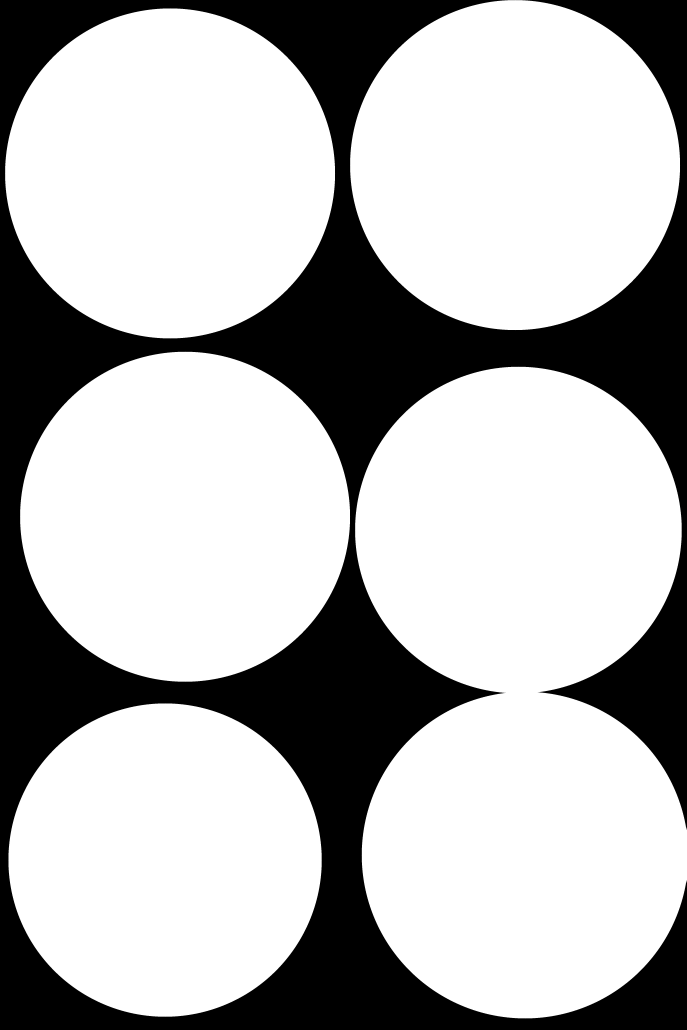
#> input picture mask.jpeg, 4119 x 6180 px (shown at 1/6 size)
$ python -i individual_cut.py   (imports and definitions only)
#> lines starting #> are read from the running program, lines starting #| are printed output that depends on the picture; after the words box and inside, x2 and y2 are one past the last pixel; in counts of white or black regions, pixels touching at a corner belong together
#> further down, picture is the input picture: shape (6180, 4119, 3); min 0, max 255, mean 180.8
import os
import cv2
import numpy as np

base_path = os.path.abspath(os.path.join(os.path.dirname(__file__), '..'))
data_folder_path = 'D:\\gitRepos\\Image-Processing\\Data\\Testset'
output_folder = os.path.join(base_path, 'Data', 'Output', 'DataCutTest')

# [9 lines left out: function apply_circular_mask, not called in this run]

def cut_to_boundingbox(image):
    """Cut the image to the bounding box of the circle."""
    gray = cv2.cvtColor(image, cv2.COLOR_BGR2GRAY)
    _, thresh = cv2.threshold(gray, 1, 255, cv2.THRESH_BINARY)
#> thresh: shape (6180, 4119); 71% white; 8 black regions (6 under 20 px), largest, box (x1, y1, x2, y2) and area: (0, 0, 4119, 6180) 7382093, (3091, 0, 3128, 1) 37
    x, y, w, h = cv2.boundingRect(thresh)
#> x = 24; y = 0; w = 4095; h = 6112
    image = image[y:y+h, x:x+w]
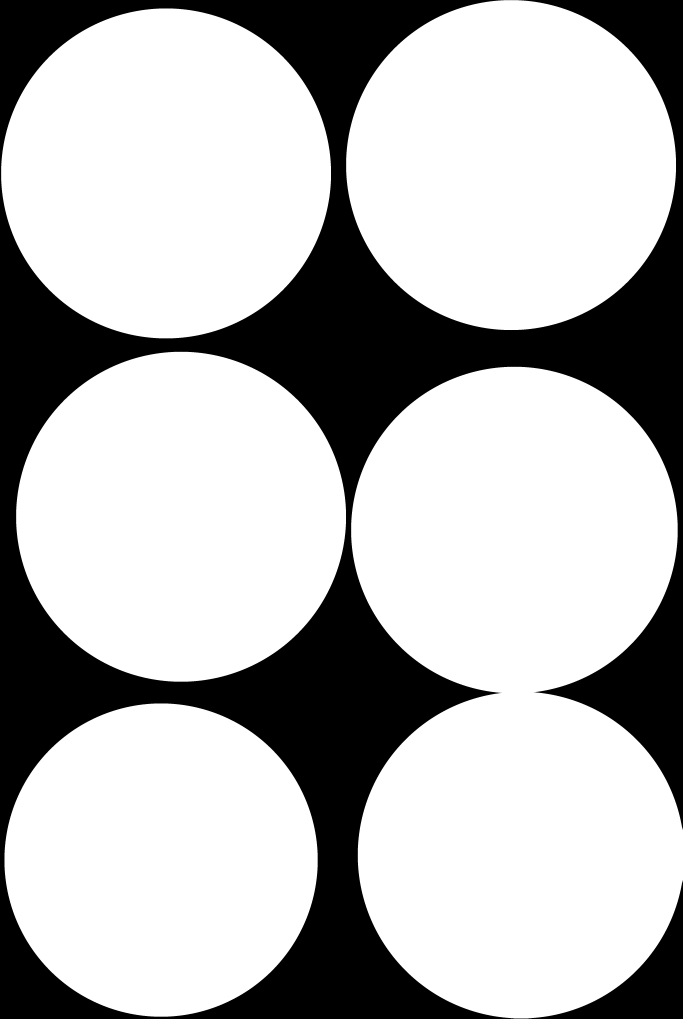
#> image: shape (6112, 4095, 3) (shown at 1/6 size); min 0, max 255, mean 183.8
    return image

# [53 lines left out: functions extract_and_save_petri_dishes, main, not called in this run]

# Using the special variable
# __name__
# [2 lines not run here, left out]
# Ensure the output folder exists

>>> import cv2
>>> picture = cv2.imread('../mask.jpeg')
>>> result = cut_to_boundingbox(picture)
